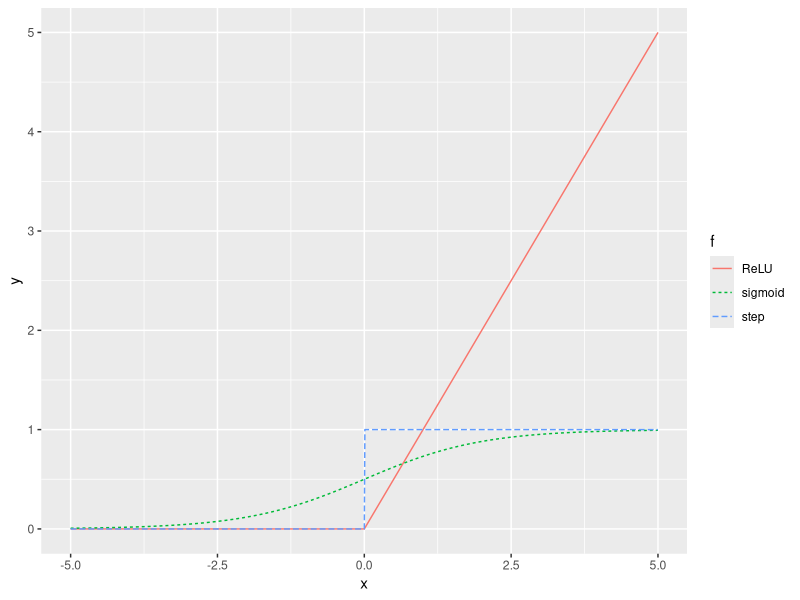

Source code (R):
# ゼロから作るDeep Learingをなるべく元の本のコードに準拠しつつ、R実装する
# 3.1 パーセプトロンからニューラルネットワークへ(p39-)
require(ggplot2)
require(tidyverse)
require(foreach)
# いろいろな活性化関数とグラフ  ---------------------------------------------
# ステップ関数
step_function <- function(x){
  ifelse( x>0, 1, 0)
}

# シグモイド関数
sigmoid <- function(x){
  1 / (1 + exp(-x)) 
}

# ReLU
relu <- function(x){
  foreach(i=x, .combine=c) %do% max(0, i)
}
# or
relu <- Vectorize( function(x){ max(0, x) })

# 可視化して比較
X <- seq(from = -5.0, to = 5.0, by = 0.01)
y_step    <- data.frame(x=X, y=step_function(X), f="step")
y_sigmoid <- data.frame(x=X, y=sigmoid(X),       f="sigmoid")
y_relu    <- data.frame(x=X, y=relu(X),          f="ReLU")

df <- rbind(y_step, y_sigmoid, y_relu)
df %>% str
  
p <- df  %>% ggplot(aes(x=x, y=y, colour=f, linetype=f)) +
  geom_line()
p






